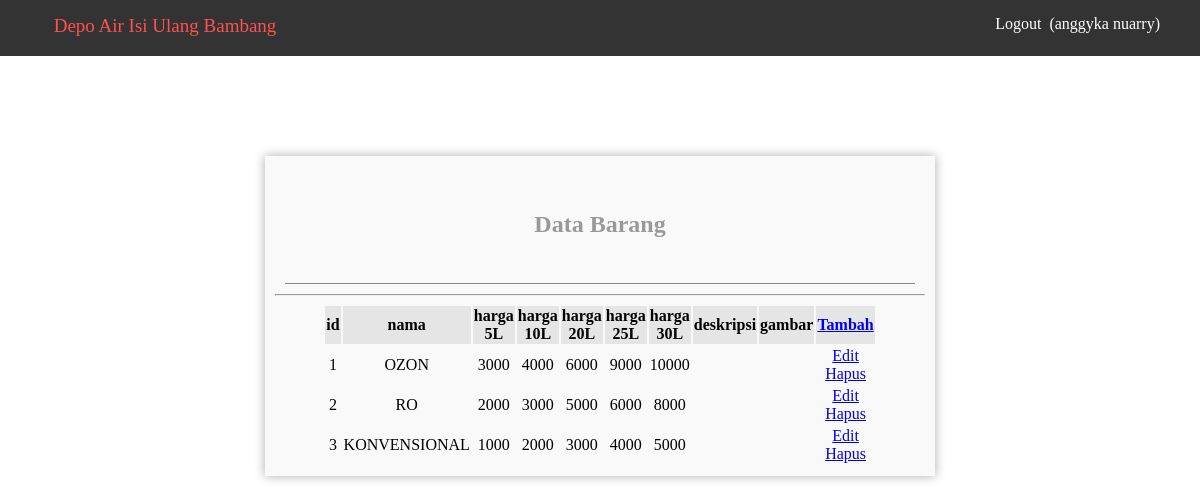
Page /admin/master/barang.php (signed in) on the committed database.
### tables this page shows
CREATE TABLE `tb_barang_new` (
  `id_barang` int(10) NOT NULL,
  `nama_barang` varchar(20) NOT NULL,
  `hrg_5` int(10) NOT NULL,
  `hrg_10` int(10) NOT NULL,
  `hrg_20` int(10) NOT NULL,
  `hrg_25` int(10) NOT NULL,
  `hrg_30` int(10) NOT NULL,
  `deskripsi` text NOT NULL,
  `gambar` varchar(255) NOT NULL
);

### admin/master/barang.php (the view, shortened to what this page needs)
<!DOCTYPE html>
<?php
include "../kon.php";
$session	= $_SESSION['admin'];
$get_id 	= mysqli_fetch_assoc(mysqli_query($con,"SELECT id_admin, nama_admin FROM tb_admin WHERE username_admin='$session'"));
			$nd 		= $get_id['nama_admin'];
?>
<html>
<head>
	<link rel="stylesheet" type="text/css" href="../css/admin3.css">
</head>
<body>
	<div class="wrap">
<div class="menu">
<ul>
<li><a href="../logout.php">Logout&nbsp;&nbsp;(<?php echo $nd;  ?>)</a></li>
</ul>
<nav>
<ul>
<li><a href="../index.php">Depo Air Isi Ulang Bambang</a>
</li>
</nav>
		</div>
        </div>
<body>
    <div id="login">
        <h2>Data Barang</h2>
        <div class="border-p"></div>
<?php
include "../kon.php";
?>
<hr />
<table width="488" border="0" align="center">
  <tr bgcolor="#E5E5E5">
    <th width="115" scope="col">id</th>
    <th width="112" scope="col">nama</th>
     <th width="112" scope="col">harga 5L</th>
     <th width="112" scope="col">harga 10L</th>
     <th width="112" scope="col">harga 20L</th>
     <th width="112" scope="col">harga 25L</th>
     <th width="112" scope="col">harga 30L</th>
     <th width="112" scope="col">deskripsi</th>
     <th width="112" scope="col">gambar</th>
    <th width="96" scope="col"><a href="tbarang.php">Tambah</a></th>
  </tr>
   <?php
	$sql=mysqli_query($con,"SELECT * FROM tb_barang_new") or die (mysqli_error());
	while ($row=mysqli_fetch_array($sql)) {
?>
  <tr align="center">
    <td><?php echo $row['id_barang'];?></td>
    <td><?php echo $row['nama_barang'];?></td>
    <td><?php echo $row['hrg_5'];?></td>
     <td><?php echo $row['hrg_10'];?></td>
      <td><?php echo $row['hrg_20'];?></td>
       <td><?php echo $row['hrg_25'];?></td>
        <td><?php echo $row['hrg_30'];?></td>
         <td><?php echo $row['deskripsi'];?></td>
          <td><?php echo $row['gambar'];?></td>
    <td><a href="ebarang.php?edit=<?php echo $row['id_barang'];?>">Edit</a> <a onClick="return confirm('Anda Yakin');" href="barang.php?hapus=<?php echo $row['id_barang']; ?>">Hapus</a></td>
  </tr>
  <?php
  } ?>
</table>
    </div>
</body>
</html>

### admin/css/admin3.css (style rules this page uses)
.wrap { background: none; width: auto; margin: auto; }
.wrap .menu { background: #333333; }
.wrap .menu ul { padding: 0; margin: 0; }
.wrap .menu ul { float: right; background: #333333; padding: 0; list-style: none; position: relative; display: inline-table; }
.wrap .menu ul:after { content: ""; clear: both; display: block; }
.wrap .menu ul li { float: left; }
.wrap .menu ul li a { display: block; padding: 15px 40px; color: white; text-decoration: none; }
.wrap .menu nav ul { font-size:19px; float: none; background: #333333; padding: 0; list-style: none; position: relative; display: inline-table; }
.wrap .menu nav ul:after { content: ""; clear: both; display: block; }
.wrap .menu nav ul li { float: left; }
.wrap .menu nav ul li a { text-align:center; display: block; padding: 15px; width:300px; color: white; text-decoration: none; }
body { background: url(images4.jpg); background-size: cover; margin: 0; padding: 0; }
#login { max-width: 650px; margin:100px auto; background: #f9f9f9; box-shadow: 0 0 10px #aaa; padding: 10px; }
#login h2 { text-align: center; padding: 25px 50px; background:#f9f9f9; color: #999; }
.border-p { border-top: 1px solid #888; margin: 10px 10px; }

### rows in the picture
tb_barang_new: id_barang "1", nama_barang "OZON", hrg_5 "3000", hrg_10 "4000", hrg_20 "6000", hrg_25 "9000", hrg_30 "10000"
tb_barang_new: id_barang "2", nama_barang "RO", hrg_5 "2000", hrg_10 "3000", hrg_20 "5000", hrg_25 "6000", hrg_30 "8000"
tb_barang_new: id_barang "3", nama_barang "KONVENSIONAL", hrg_5 "1000", hrg_10 "2000", hrg_20 "3000", hrg_25 "4000", hrg_30 "5000"

### other values in the picture
$nd "anggyka nuarry"
